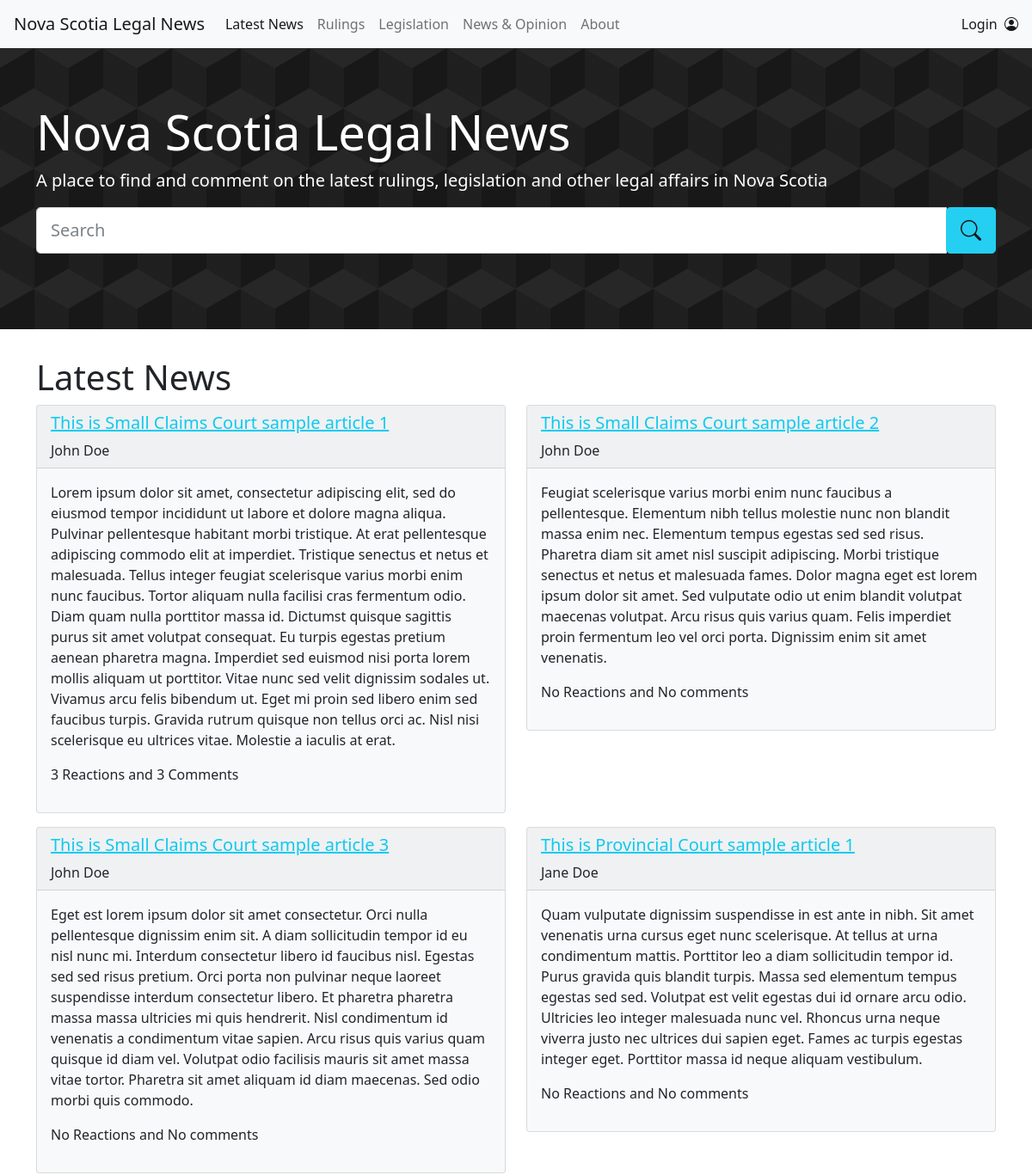
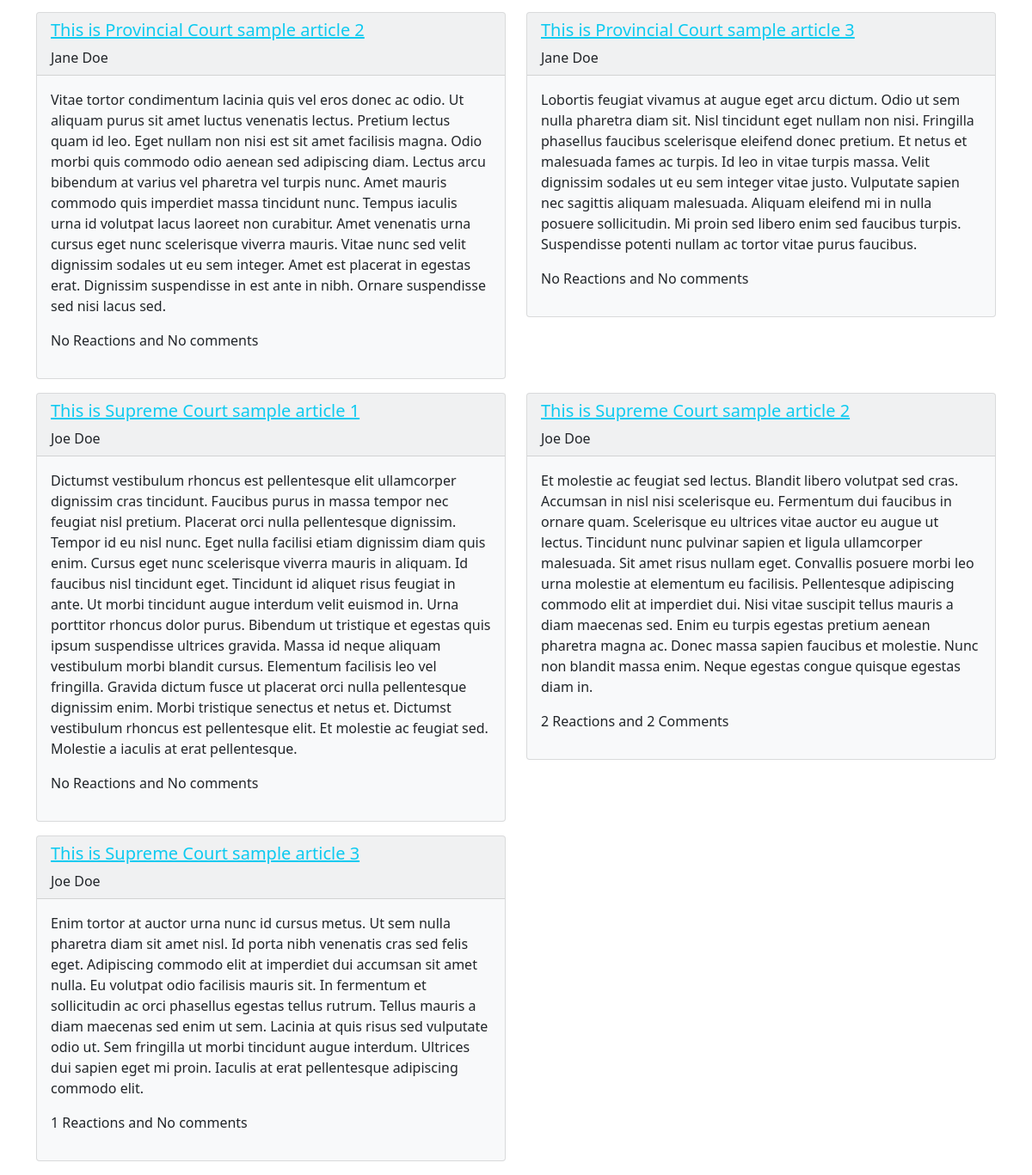
Page /website/index.php on the committed database (2 pictures, top to bottom).
### tables this page shows
CREATE TABLE articles(
	articleID int AUTO_INCREMENT,
    outletID int,
    authorName varchar(255),
    articleURL varchar(255),
    articleHeadline varchar(2047),
    articleText varchar(2047),
    publicationDate datetime,
    PRIMARY KEY (articleID),
    FOREIGN KEY (outletID) REFERENCES outlets(outletID)
);

### website/index.php (the view, shortened to what this page needs)
<?php include "db/db.php" ?>
<?php include "inc/header.php" ?>
<main>
<div class = "container">
    <div class = "row">
    <h1>Latest News</h1>
        <?php
            $querySQL = "   SELECT * FROM articles
                            JOIN outlets ON articles.outletID = outlets.outletID
                            LEFT JOIN (
                            SELECT articleID, COUNT(DISTINCT(reactionID)) AS articleReactionCount
                            FROM articlereactions
                            GROUP BY articleID) articlereactions on articles.articleID = articlereactions.articleID
                            LEFT JOIN (
                            SELECT articleID, COUNT(DISTINCT(commentID)) AS articleCommentCount
                            FROM articlecomments
                            GROUP BY articleID) articlecomments on articles.articleID = articlecomments.articleID";
            $result = $dbconn->query($querySQL);
            foreach($result as $article){
            ?>
            <div class="col-md-6">
                <div class="card bg-light mb-3">
                    <div class="card-header">
                        <a href = "<?php echo($article["articleURL"])?>">
                            <h5 class="card-title"><?php echo($article["articleHeadline"])?></h5>
                        </a><?php echo($article["authorName"])?></div>
                        <div class="card-body">
                            <p class="card-text"><?php echo($article["articleText"])?></p>
                            <p>
                                <?php
                                    if($article["articleReactionCount"]){
                                        echo($article["articleReactionCount"] . " Reactions");
                                    }
                                    else{
                                        echo("No Reactions");
                                    }
                                ?>
                                and
                                <?php
                                    if($article["articleCommentCount"]){
                                        echo($article["articleCommentCount"] . " Comments");
                                    }
                                    else{
                                        echo("No comments");
                                    }
                                ?>
                            </p>
                        </div>
                </div>
            </div>
        <?php
            }
        ?>
    </div>
</div>
</main>
<?php include "inc/footer.php" ?>

### website/inc/header.php (shortened to what this page needs)
<!DOCTYPE html>
<html lang="en">
<head>
    <link rel="stylesheet" href="https://maxcdn.bootstrapcdn.com/bootstrap/4.0.0/css/bootstrap.min.css">
    <link href="https://cdn.jsdelivr.net/npm/bootstrap@5.1.2/dist/css/bootstrap.min.css" rel="stylesheet">
    <link rel="stylesheet" href="https://cdn.jsdelivr.net/npm/bootstrap-icons@1.3.0/font/bootstrap-icons.css">
    <link href="styles/main.css" rel="stylesheet">
</head>
<body>
<nav class="navbar navbar-expand-lg navbar-light bg-light">
  <a class="navbar-brand" href="#">Nova Scotia Legal News</a>
  <div class="collapse navbar-collapse" id="navbarText">
    <ul class="navbar-nav mr-auto">
      <li class="nav-item active">
        <a class="nav-link" href="#">Latest News<span class="sr-only">(current)</span></a>
      </li>
      <li class="nav-item">
        <a class="nav-item nav-link" href="#">Rulings</a>
      </li>
      <li class="nav-item">
        <a class="nav-item nav-link" href="#">Legislation</a>
      </li>
      <li class="nav-item">
        <a class="nav-item nav-link" href="#">News & Opinion</a>
      </li>
      <li class="nav-item">
        <a class="nav-item nav-link" href="#">About</a>
      </li>
    </ul>
    <span class="navbar-text">
        <a href="#" style = "text-decoration: none">Login &nbsp;<i class="bi-person-circle" style="font-size: 1em"></i></i></a>
    </span>
  </div>
</nav>
<div class="jumbotron jumbotron-fluid">
  <div class="container">
    <h1 class="display-4">Nova Scotia Legal News</h1>
    <p class="lead">A place to find and comment on the latest rulings, legislation and other legal affairs in Nova Scotia</p>
    <form>
        <div class="input-group input-group-lg">
            <input type="text" class="form-control" placeholder="Search">
                <div class="input-group-btn">
                    <button class="btn btn-info btn-lg" type="submit"><i class="bi-search" style="font-size: 1.5rem;"></i></button>
                </div>
            </div>
    </form>
    <br>
  </div>
</div>

### website/inc/footer.php (shortened to what this page needs)
</body>
</html>

### website/styles/main.css (style rules this page uses)
.jumbotron { background-color: #000000; opacity: 0.9; background-image: linear-gradient(30deg, #101010 12%, transparent 12.5%, transparent 87%, #101010 87.5%, #101010), linear-gradient(150deg, #101010 12%, transparent 12.5%, transparent 87%, #101010 87.5%, #101010), linear-gradient(30deg, #101010 12%, transparent 12.5%, transparent 87%, #101010 87.5%, #101010), linear-gradient(150deg, #101010 12%, transparent 12.5%, transparent 87%, #101010 87.5%, #101010), linear-gradient(60deg, #10101077 25%, transparent 25.5%, transparent 75%, #10101077 75%, #10101077), linear-gradient(60deg, #10101077 25%, transparent 25.5%, transparent 75%, #10101077 75%, #10101077); background-size: 80px 140px; background-position: 0 0, 0 0, 40px 70px, 40px 70px, 0 0, 40px 70px; }
.jumbotron h1 { color: white; }
.jumbotron p { color: white; }
a { color: #0dcaf0; }

### rows in the picture
articles: articleHeadline "This is Small Claims Court sample article 1", authorName "John Doe", articleText "Lorem ipsum dolor sit amet, consectetur adipiscing elit, sed do eiusmod tempor incididunt ut labore et dolore magna aliqua. Pulvinar pellentesque habitant morbi tristique. At erat pellentesque adipiscing commodo elit at imperdiet. Tristique senectus et netus et malesuada. Tellus integer feugiat scelerisque varius morbi enim nunc faucibus. Tortor aliquam nulla facilisi cras fermentum odio. Diam quam nulla porttitor massa id. Dictumst quisque sagittis purus sit amet volutpat consequat. Eu turpis egestas pretium aenean pharetra magna. Imperdiet sed euismod nisi porta lorem mollis aliquam ut porttitor. Vitae nunc sed velit dignissim sodales ut. Vivamus arcu felis bibendum ut. Eget mi proin sed…", articleReactionCount "3", articleCommentCount "3"
articles: articleHeadline "This is Small Claims Court sample article 2", authorName "John Doe", articleText "Feugiat scelerisque varius morbi enim nunc faucibus a pellentesque. Elementum nibh tellus molestie nunc non blandit massa enim nec. Elementum tempus egestas sed sed risus. Pharetra diam sit amet nisl suscipit adipiscing. Morbi tristique senectus et netus et malesuada fames. Dolor magna eget est lorem ipsum dolor sit amet. Sed vulputate odio ut enim blandit volutpat maecenas volutpat. Arcu risus quis varius quam. Felis imperdiet proin fermentum leo vel orci porta. Dignissim enim sit amet venenatis.", shows "No Reactions", shows "No comments"
articles: articleHeadline "This is Small Claims Court sample article 3", authorName "John Doe", articleText "Eget est lorem ipsum dolor sit amet consectetur. Orci nulla pellentesque dignissim enim sit. A diam sollicitudin tempor id eu nisl nunc mi. Interdum consectetur libero id faucibus nisl. Egestas sed sed risus pretium. Orci porta non pulvinar neque laoreet suspendisse interdum consectetur libero. Et pharetra pharetra massa massa ultricies mi quis hendrerit. Nisl condimentum id venenatis a condimentum vitae sapien. Arcu risus quis varius quam quisque id diam vel. Volutpat odio facilisis mauris sit amet massa vitae tortor. Pharetra sit amet aliquam id diam maecenas. Sed odio morbi quis commodo.", shows "No Reactions", shows "No comments"
articles: articleHeadline "This is Provincial Court sample article 1", authorName "Jane Doe", articleText "Quam vulputate dignissim suspendisse in est ante in nibh. Sit amet venenatis urna cursus eget nunc scelerisque. At tellus at urna condimentum mattis. Porttitor leo a diam sollicitudin tempor id. Purus gravida quis blandit turpis. Massa sed elementum tempus egestas sed sed. Volutpat est velit egestas dui id ornare arcu odio. Ultricies leo integer malesuada nunc vel. Rhoncus urna neque viverra justo nec ultrices dui sapien eget. Fames ac turpis egestas integer eget. Porttitor massa id neque aliquam vestibulum.", shows "No Reactions", shows "No comments"
articles: articleHeadline "This is Provincial Court sample article 2", authorName "Jane Doe", articleText "Vitae tortor condimentum lacinia quis vel eros donec ac odio. Ut aliquam purus sit amet luctus venenatis lectus. Pretium lectus quam id leo. Eget nullam non nisi est sit amet facilisis magna. Odio morbi quis commodo odio aenean sed adipiscing diam. Lectus arcu bibendum at varius vel pharetra vel turpis nunc. Amet mauris commodo quis imperdiet massa tincidunt nunc. Tempus iaculis urna id volutpat lacus laoreet non curabitur. Amet venenatis urna cursus eget nunc scelerisque viverra mauris. Vitae nunc sed velit dignissim sodales ut eu sem integer. Amet est placerat in egestas erat. Dignissim suspendisse in est ante in nibh. Ornare suspendisse sed nisi lacus sed.", shows "No Reactions", shows "No comments"
articles: articleHeadline "This is Provincial Court sample article 3", authorName "Jane Doe", articleText "Lobortis feugiat vivamus at augue eget arcu dictum. Odio ut sem nulla pharetra diam sit. Nisl tincidunt eget nullam non nisi. Fringilla phasellus faucibus scelerisque eleifend donec pretium. Et netus et malesuada fames ac turpis. Id leo in vitae turpis massa. Velit dignissim sodales ut eu sem integer vitae justo. Vulputate sapien nec sagittis aliquam malesuada. Aliquam eleifend mi in nulla posuere sollicitudin. Mi proin sed libero enim sed faucibus turpis. Suspendisse potenti nullam ac tortor vitae purus faucibus.", shows "No Reactions", shows "No comments"
articles: articleHeadline "This is Supreme Court sample article 1", authorName "Joe Doe", articleText "Dictumst vestibulum rhoncus est pellentesque elit ullamcorper dignissim cras tincidunt. Faucibus purus in massa tempor nec feugiat nisl pretium. Placerat orci nulla pellentesque dignissim. Tempor id eu nisl nunc. Eget nulla facilisi etiam dignissim diam quis enim. Cursus eget nunc scelerisque viverra mauris in aliquam. Id faucibus nisl tincidunt eget. Tincidunt id aliquet risus feugiat in ante. Ut morbi tincidunt augue interdum velit euismod in. Urna porttitor rhoncus dolor purus. Bibendum ut tristique et egestas quis ipsum suspendisse ultrices gravida. Massa id neque aliquam vestibulum morbi blandit cursus. Elementum facilisis leo vel fringilla. Gravida dictum fusce ut placerat orci nulla…", shows "No Reactions", shows "No comments"
articles: articleHeadline "This is Supreme Court sample article 2", authorName "Joe Doe", articleText "Et molestie ac feugiat sed lectus. Blandit libero volutpat sed cras. Accumsan in nisl nisi scelerisque eu. Fermentum dui faucibus in ornare quam. Scelerisque eu ultrices vitae auctor eu augue ut lectus. Tincidunt nunc pulvinar sapien et ligula ullamcorper malesuada. Sit amet risus nullam eget. Convallis posuere morbi leo urna molestie at elementum eu facilisis. Pellentesque adipiscing commodo elit at imperdiet dui. Nisi vitae suscipit tellus mauris a diam maecenas sed. Enim eu turpis egestas pretium aenean pharetra magna ac. Donec massa sapien faucibus et molestie. Nunc non blandit massa enim. Neque egestas congue quisque egestas diam in.", articleReactionCount "2", articleCommentCount "2"
articles: articleHeadline "This is Supreme Court sample article 3", authorName "Joe Doe", articleText "Enim tortor at auctor urna nunc id cursus metus. Ut sem nulla pharetra diam sit amet nisl. Id porta nibh venenatis cras sed felis eget. Adipiscing commodo elit at imperdiet dui accumsan sit amet nulla. Eu volutpat odio facilisis mauris sit. In fermentum et sollicitudin ac orci phasellus egestas tellus rutrum. Tellus mauris a diam maecenas sed enim ut sem. Lacinia at quis risus sed vulputate odio ut. Sem fringilla ut morbi tincidunt augue interdum. Ultrices dui sapien eget mi proin. Iaculis at erat pellentesque adipiscing commodo elit.", articleReactionCount "1", shows "No comments"
